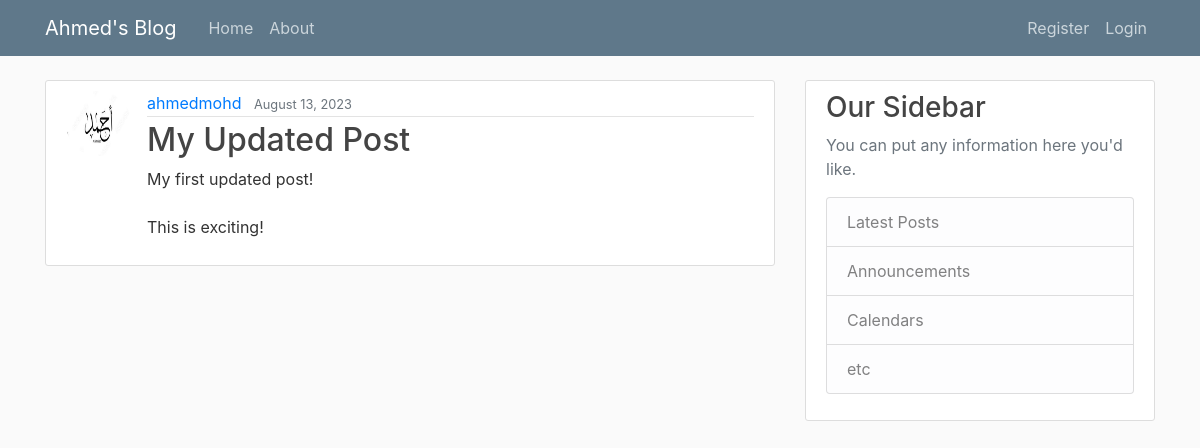
Screenshot of /post/12/ with the database file from the repository.
### Blog/models.py (models this page shows, shortened)
class Post(models.Model):
    title=models.CharField(max_length=100)
    content=models.TextField()
    date_posted=models.DateTimeField(default=timezone.now)
    author=models.ForeignKey(User,on_delete=models.CASCADE)

### users/models.py (models this page shows, shortened)
class Profile(models.Model):
    users=models.OneToOneField(User,on_delete=models.CASCADE)
    image=models.ImageField(default='default.jpg',upload_to='profile_pics')

### Blog/views.py (the view)
class PostDetailView(DetailView):
    model=Post
    context_object_name='post'

### Blog/templates/Blog/post_detail.html (shortened to what this page needs)
{% extends 'Blog/base.html' %}
{%block content%}
    <article class="media content-section">
      <img class='rounded-circle article-img' src='{{post.author.profile.image.url}}'>
        <div class="media-body">
          <div class="article-metadata">
            <a class="mr-2" href="{%url  'user-post' post.author.username%}">{{ post.author }}</a>
            <small class="text-muted">{{ post.date_posted |date:'F d, Y'}}</small>
          </div>
          <h2 class="article-title">{{ post.title }}</h2>
          <p class="article-content">{{ post.content }}</p>
        </div>
    </article>
{%endblock content%}

### Blog/static/Blog/main.css (style rules this page uses)
body { background: #fafafa; color: #333333; margin-top: 5rem; }
h1, h2, h3, h4, h5, h6 { color: #444444; }
.content-section { background: #ffffff; padding: 10px 20px; border: 1px solid #dddddd; border-radius: 3px; margin-bottom: 20px; }
.article-title { color: #444444; }
.article-content { white-space: pre-line; }
.article-img { height: 65px; width: 65px; margin-right: 16px; }
.article-metadata { padding-bottom: 1px; margin-bottom: 4px; border-bottom: 1px solid #e3e3e3 }

### rows the page displays
Post: author.profile.image (picture), author "ahmedmohd", date_posted "August 13, 2023", title "My Updated Post", content "My first updated post! This is exciting!"
